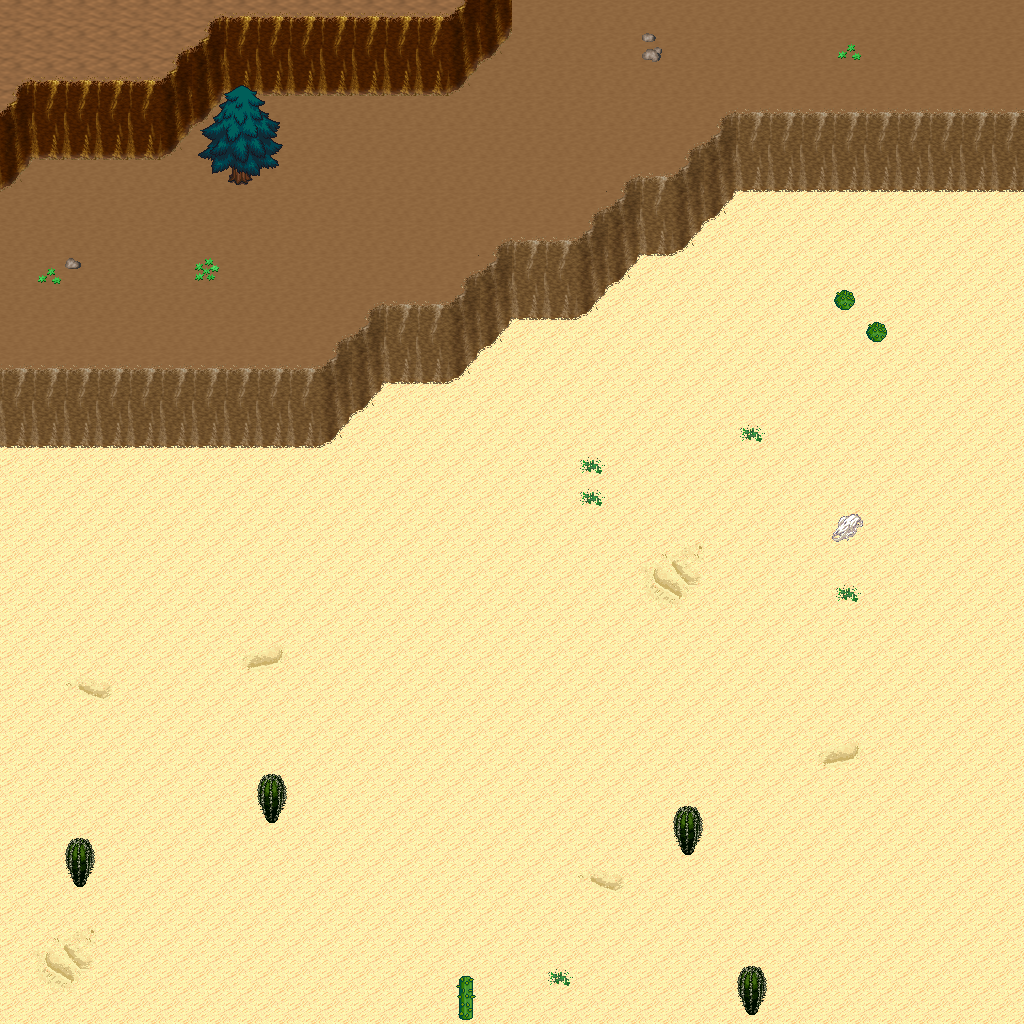

This game map was drawn from its Tiled (.tmx) file and the tilesets committed beside it. A one-line description and the trimmed map source follow:
An orthogonal 32x32 tile map with 32x32 px tiles, 5 tile layers (Ground, Objects, Objects2, Above, ...), 1 hidden layer not drawn, 12 tilesets.

<map version="1.10" tiledversion="1.11.0" orientation="orthogonal" renderorder="right-down" width="32" height="32" tilewidth="32" tileheight="32" infinite="0" nextlayerid="11" nextobjectid="1">
 <tileset firstgid="1" name="logic_collision" tilewidth="32" tileheight="32" tilecount="1" columns="1">
  <image source="../drawable/logic_collision.png" width="32" height="32" />
 </tileset>
 <tileset firstgid="2" name="ground_ground" tilewidth="32" tileheight="32" tilecount="33" columns="3">
  <image source="../drawable/ground_ground.png" width="96" height="352" />
 </tileset>
 <tileset firstgid="35" name="ground_ridge_earth_pale" tilewidth="32" tileheight="32" tilecount="96" columns="12">
  <image source="../drawable/ground_ridge_earth_pale.png" width="384" height="256" />
 </tileset>
 <tileset firstgid="131" name="ground_ridge_earth_dark" tilewidth="32" tileheight="32" tilecount="96" columns="12">
  <image source="../drawable/ground_ridge_earth_dark.png" width="384" height="256" />
 </tileset>
 <tileset firstgid="227" name="terrain_desert" tilewidth="32" tileheight="32" tilecount="88" columns="8">
  <image source="../drawable/terrain_desert.png" width="256" height="352" />
 </tileset>
 <tileset firstgid="315" name="plant_tree_tree_darkgreen" tilewidth="32" tileheight="32" tilecount="88" columns="8">
  <image source="../drawable/plant_tree_tree_darkgreen.png" width="256" height="352" />
 </tileset>
 <tileset firstgid="403" name="ground_rock_pebbles" tilewidth="32" tileheight="32" tilecount="3" columns="1">
  <image source="../drawable/ground_rock_pebbles.png" width="32" height="96" />
 </tileset>
 <tileset firstgid="406" name="ground_sand_2" tilewidth="32" tileheight="32" tilecount="15" columns="5">
  <image source="../drawable/ground_sand_2.png" width="160" height="96" />
 </tileset>
 <tileset firstgid="421" name="plant_cactus_2" tilewidth="32" tileheight="32" tilecount="10" columns="5">
  <image source="../drawable/plant_cactus_2.png" width="160" height="64" />
 </tileset>
 <tileset firstgid="431" name="plant_cactus" tilewidth="32" tileheight="32" tilecount="2" columns="1">
  <image source="../drawable/plant_cactus.png" width="32" height="64" />
 </tileset>
 <tileset firstgid="433" name="plant_star_shaped_plants" tilewidth="32" tileheight="32" tilecount="6" columns="2">
  <image source="../drawable/plant_star_shaped_plants.png" width="64" height="96" />
 </tileset>
 <tileset firstgid="439" name="plant_tree_evergreen" tilewidth="32" tileheight="32" tilecount="36" columns="3">
  <image source="../drawable/plant_tree_evergreen.png" width="96" height="384" />
 </tileset>
 <layer id="1" name="Ground" width="32" height="32">
  <data>[1024 cells, 1024 non-empty, 13 distinct tile ids]</data>
 </layer>
 <layer id="2" name="Objects" width="32" height="32">
  <data>[1024 cells, 169 non-empty, 23 distinct tile ids]</data>
 </layer>
 <layer id="3" name="Objects2" width="32" height="32">
  <data>[1024 cells, 0 non-empty, 0 distinct tile ids]</data>
 </layer>
 <layer id="4" name="Above" width="32" height="32">
  <data>[1024 cells, 15 non-empty, 12 distinct tile ids]</data>
 </layer>
 <layer id="5" name="Above2" width="32" height="32">
  <data>[1024 cells, 0 non-empty, 0 distinct tile ids]</data>
 </layer>
 <layer id="6" name="Walkable" width="32" height="32" visible="0">
  <data>[1024 cells, 104 non-empty, 1 distinct tile ids]</data>
 </layer>
 <objectgroup id="7" name="Mapevents" />
 <objectgroup id="8" name="Spawn" />
 <objectgroup id="9" name="Keys" />
 <objectgroup id="10" name="Replace" />
</map>
